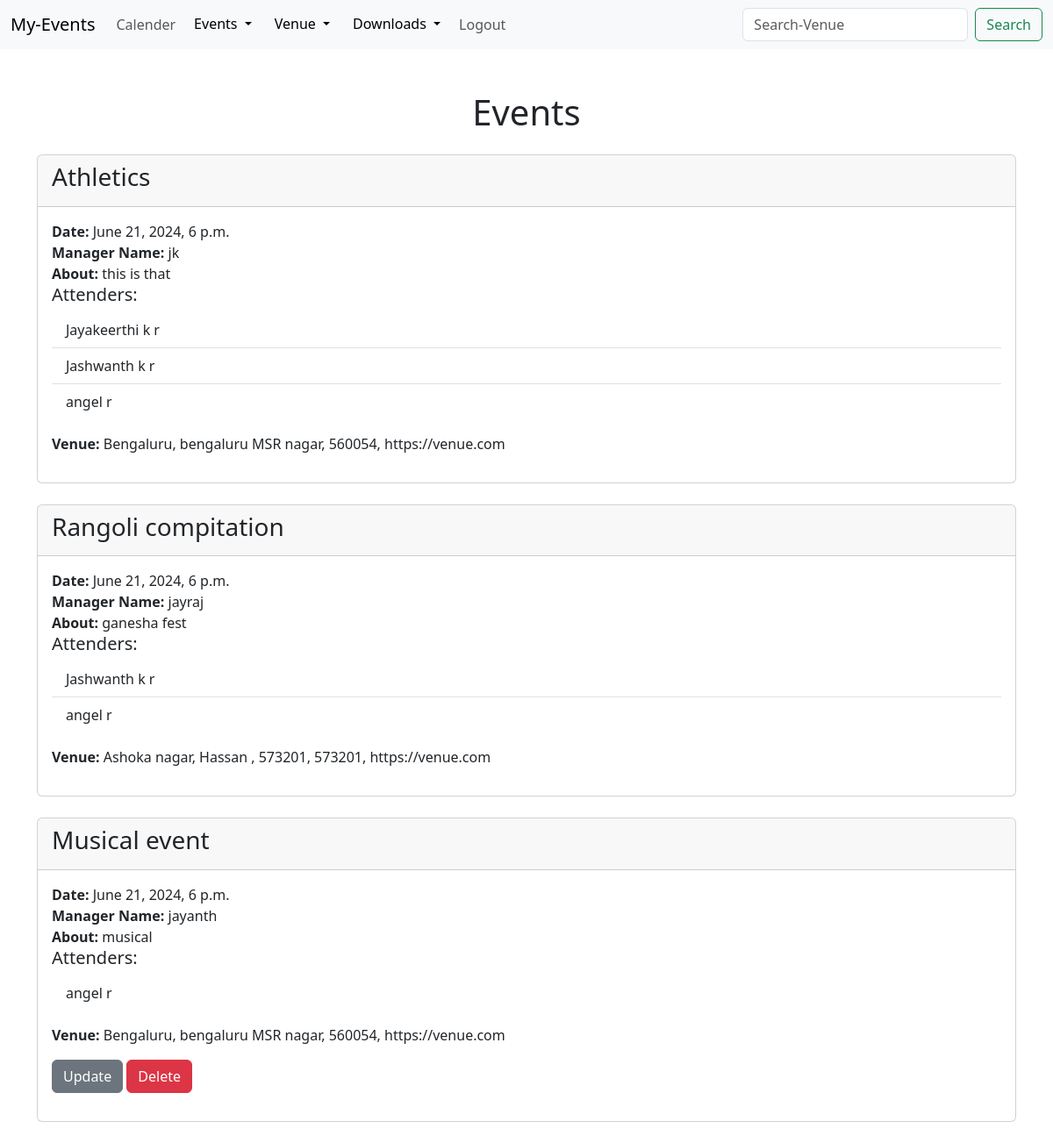
The app's page /myevents (signed in), older data.
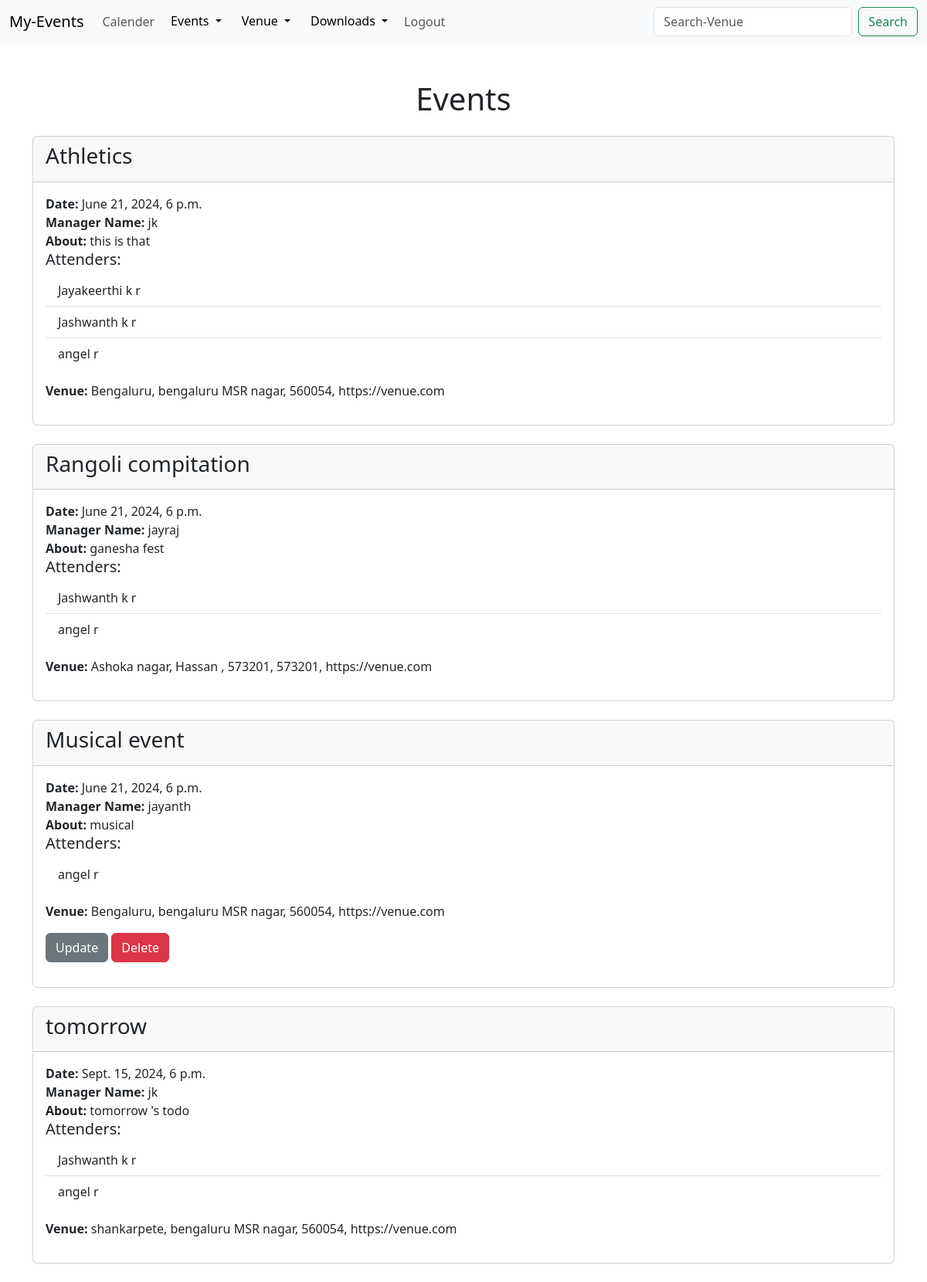
The same page, newer data.
### events/models.py (models this page shows, shortened)
class Event(models.Model):
    name = models.CharField('Event name', max_length=100)
    event_date = models.DateTimeField('Event date')
    venue = models.ForeignKey(Venue, blank=True, null=True, on_delete=models.CASCADE)
    manager = models.ForeignKey(User, blank=True, null=True, on_delete=models.SET_NULL)
    description = models.TextField(blank=True)
    attendees = models.ManyToManyField(Attenders, blank=True)
    approval =  models.BooleanField("Approved",default=False,)
    def __str__(self):
        return self.name

class Attenders(models.Model):
    first_name = models.CharField('first name',max_length= 100)
    last_name = models.CharField('last name',max_length= 100)
    useremail = models.EmailField('userEmail')
    def __str__(self):
        return self.first_name+' '+self.last_name

class Venue(models.Model):
    name = models.CharField('Venue name',max_length= 100)
    address = models.CharField(max_length=300)
    zip_code = models.CharField('zip code',max_length= 100)
    web = models.URLField('website address')
    email_address = models.EmailField('Email')
    owner = models.IntegerField("venue owner",blank=False,default=1)
    image = models.ImageField("image",null=True,blank=True,upload_to="images/")

### events/views.py (the view)
# urls.py: path('myevents',views.myevents,name="myevents"),
def myevents(req):
        if req.user.is_authenticated:
            events =  Event.objects.filter(attendees = req.user.id)
            return render(req,'events/myevents.html',{
                'events':events
    })

### events/templates/events/myevents.html
{% extends 'events/base.html' %}
{% block content %}
{% if user.is_authenticated %}
<div class="container mt-5">
  <h1 class="text-center mb-4">Events</h1>
  {% for event in events %}
  <div class="card mb-4">
    <div class="card-header">
      <h3>{{ event }}</h3>
    </div>
    <div class="card-body">
      <ul class="list-unstyled">
        <li><strong>Date:</strong> {{ event.event_date }}</li>
        <li><strong>Manager Name:</strong> {{ event.manager }}</li>
        <li><strong>About:</strong> {{ event.description }}</li>
        <li>
          <h5>Attenders:</h5>
          <ul class="list-group list-group-flush">
            {% for attend in event.attendees.all %}
            <li class="list-group-item">{{ attend }}</li>
            {% endfor %}
          </ul>
        </li>
        <li class="mt-3"><strong>Venue:</strong> {{ event.venue.name }}, {{ event.venue.address }}, {{ event.venue.zip_code }}, {{ event.venue.web }}</li>
        {% if user.is_authenticated and user ==  event.manager%}
        <li class="mt-3">
          <a href="{% url 'updateevent' event.id %}" class="btn btn-secondary">Update</a>
          <a href="{% url 'deleteevent' event.id %}" class="btn btn-danger">Delete</a>
        </li>
        {% endif %}
      </ul>
    </div>
  </div>
  {% endfor %}
</div>
{%else%}
<div class="alert alert-danger alert-dismissible fade show" role="alert">
    <strong>Login to access this page!</strong>
      <button type="button" class="btn-close" data-bs-dismiss="alert" aria-label="Close"></button>
    </div>
{%endif%}
{% endblock %}

### events/templates/events/base.html (shortened to what this page needs)
<!doctype html>
<html lang="en">
  <head>
    <link href="https://cdn.jsdelivr.net/npm/bootstrap@5.3.3/dist/css/bootstrap.min.css" rel="stylesheet">
  </head>
  <body>
    {% include 'events/nav.html' %}
    {% block content %}
    {% endblock %}
  </body>
</html>

### events/templates/events/nav.html (shortened to what this page needs)
<nav class="navbar navbar-expand-lg bg-body-tertiary">
    <div class="container-fluid">
      <a class="navbar-brand" href="{% url  'home' %}">My-Events</a>
      <div class="collapse navbar-collapse" id="navbarSupportedContent">
        <ul class="navbar-nav me-auto mb-2 mb-lg-0">
          <li class="nav-item ">
            <a class="nav-link" href="{% url  'home' %}">Calender</a>
          </li>
        {% if user.is_authenticated %}
        <li class="nav-item dropdown">
          <button class="btn btn-light dropdown-toggle" data-bs-toggle="dropdown" aria-expanded="false">
            Events
          </button>
        </li>
        <li class="nav-item dropdown">
          <button class="btn btn-light dropdown-toggle" data-bs-toggle="dropdown" aria-expanded="false">
           Venue
          </button>
        </li>
        <li class="nav-item dropdown">
          <button class="btn btn-light dropdown-toggle" data-bs-toggle="dropdown" aria-expanded="false">
          Downloads
          </button>
        </li>
          <li class="nav-item">
            <a class="nav-link" href="{% url  'logout' %}">Logout</a>
          </li>
          {% endif %}
        </ul>
        <form class="d-flex" role="search" method="POST" action="{% url 'search' %}">
          <input class="form-control me-2" type="search" placeholder="Search-Venue" aria-label="Search" name="search">
          <button class="btn btn-outline-success" type="submit">Search</button>
        </form>
      </div>
    </div>
  </nav>

Row changes from the older to the newer data that the page shows:
added Event: name "tomorrow", event_date "Sept. 15, 2024, 6 p.m.", manager "jk", description "tomorrow 's todo", venue.name "shankarpete", venue.address "bengaluru MSR nagar", venue.zip_code "560054", venue.web "https://venue.com", Attenders (first_name+last_name "Jashwanth k r"), Attenders (first_name+last_name "angel r")
